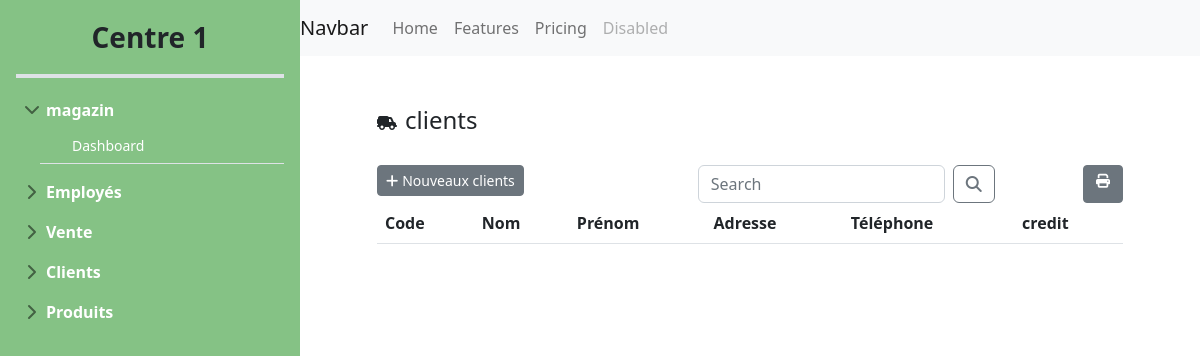
/clientList/1/, run on an earlier commit of the app's database.
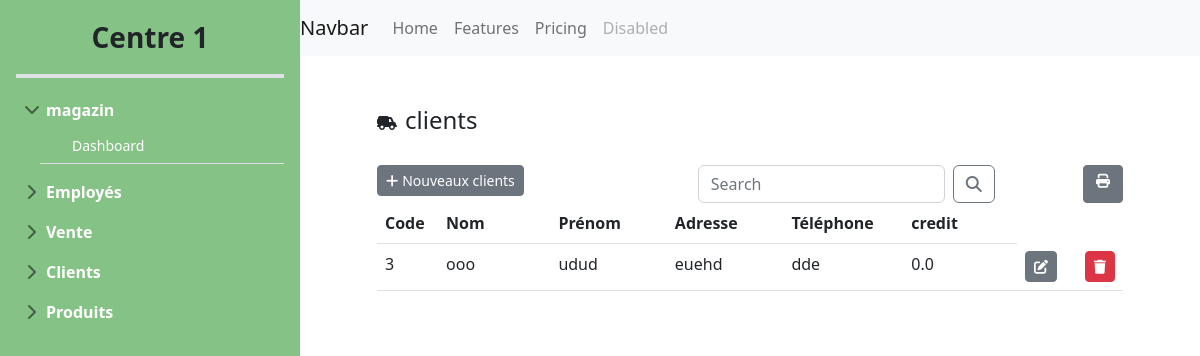
And on a later commit of the database.
### center/models.py (models this page shows)
class ClientC(models.Model):
    code_cl = models.AutoField(primary_key=True)
    nom_cl = models.CharField(max_length=50)
    prenom_cl = models.CharField(max_length=50)
    adresse_cl = models.CharField(max_length=100)
    telephone_cl = models.CharField(max_length=50)
    credit = models.FloatField(default=0.0)
    centre = models.ForeignKey(Centre, on_delete=models.CASCADE, null=True)

### center/views.py (the view)
# urls.py: path('clientList/<int:centre>/',views.afficher_clients,name='clientList'),
def afficher_clients(request,centre):
    clients = Client.objects.filter(centre=centre)
    if 'q' in request.GET:
        q=request.GET['q']
        multiple_q=Q(Q(nom_cl__icontains=q) | (Q(prenom_cl__icontains=q)))
        clients=clients.filter(multiple_q)
    return render(request,"center/clients/clientList.html",{"clients":clients,"centre":centre})

### templates/center/clients/clientList.html (shortened to what this page needs)
{%extends 'center/dashboard/dashboardCenter.html' %}
{%block content%}
<div class="row">
    <div class="col-md-1"></div>
    <div class="col-md-11">
        <div class="d-flex align-items-center" style="padding-top: 50px;">
            <i class="fa-solid fa-truck-field me-2" style="margin-top: 6px;"></i>
            <h4 class="mb-0">clients</h4>
        </div>
    </div>
</div>
<div class="row" style="padding-top: 30px;">
    <div class="col-md-1"></div>
    <div class="col-md-10">
        <div class="card border-0">
            <div class="row">
                <div class="col-md-5">
                    <a class="btn btn-secondary btn-sm" href="{% url 'clientAdd' centre=centre %}">
                        <i class="fa-solid fa-plus me-1"></i>Nouveaux clients
                    </a>
                </div>
                <div class="col-md-5">
                    <form class="d-flex">
                        <input class="form-control me-2" name="q" type="search" placeholder="Search"
                            aria-label="Search">
                        <button class="btn btn-outline-secondary" type="submit"><i
                                class="fa-solid fa-magnifying-glass"></i></button>
                    </form>
                </div>
                <div class="col-md-2 d-flex justify-content-end">
                    <a class="btn btn-secondary btn-sm" href="{%url 'clientPrint' centre=centre %}"><i
                            class="fa-solid fa-print me-1 ms-1"></i></a>
                </div>
            </div>
        </div>
        <table class="table table-hover bg-white">
            <thead>
                <tr>
                    <th>Code</th>
                    <th>Nom</th>
                    <th>Prénom</th>
                    <th>Adresse</th>
                    <th>Téléphone</th>
                    <th>credit</th>
                </tr>
            </thead>
            <tbody>
                {% for client in clients %}
                <tr>
                    <td class="col-md-1">{{client.code_cl}}</td>
                    <td class="col-md-2">{{client.nom_cl}}</td>
                    <td class="col-md-2">{{client.prenom_cl }}</td>
                    <td class="col-md-2">{{client.adresse_cl }}</td>
                    <td class="col-md-2">{{client.telephone_cl}}</td>
                    <td class="col-md-2">{{client.credit}}</td>
                    <td class="col-md-1"><a class="btn btn-secondary btn-sm"
                            href="{%url 'clientEdit' pk=client.code_cl centre=centre %}">
                            <i class="fa-solid fa-pen-to-square"></i></a></td>
                    <td class="col-md-1"><a class="btn btn-danger btn-sm"
                            href="{%url 'clientDelete' pk=client.code_cl  centre=centre %}"> <i class="fa-solid fa-trash"></i>
                        </a></td>
                </tr>
                {% endfor %}
            </tbody>
        </table>
    </div>
    <div class="col-md-1"></div>
</div>
{%endblock%}

What changed in the data, as far as the page shows it:
added ClientC: code_cl "3", nom_cl "ooo", prenom_cl "udud", adresse_cl "euehd", telephone_cl "dde", credit "0.0"
